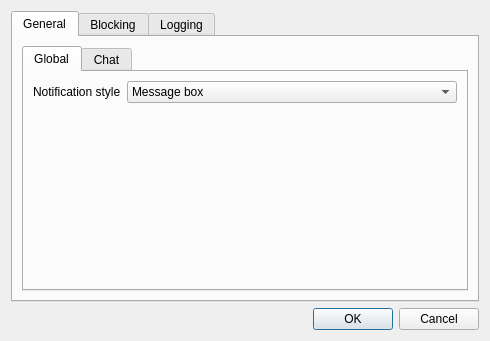
<?xml version="1.0" encoding="UTF-8"?>
<ui version="4.0">
 <class>SettingsDialog</class>
 <widget class="QDialog" name="SettingsDialog">
  <property name="windowModality">
   <enum>Qt::WindowModal</enum>
  </property>
  <property name="geometry">
   <rect>
    <x>0</x>
    <y>0</y>
    <width>490</width>
    <height>341</height>
   </rect>
  </property>
  <property name="windowTitle">
   <string>Global settings</string>
  </property>
  <layout class="QVBoxLayout" name="verticalLayout">
   <item>
    <widget class="QTabWidget" name="tabWidget">
     <property name="currentIndex">
      <number>0</number>
     </property>
     <widget class="QWidget" name="generalTab">
      <attribute name="title">
       <string>General</string>
      </attribute>
      <layout class="QVBoxLayout" name="verticalLayout_2">
       <item>
        <widget class="QTabWidget" name="tabWidget_2">
         <property name="currentIndex">
          <number>0</number>
         </property>
         <widget class="QWidget" name="generalGlobalTab">
          <attribute name="title">
           <string>Global</string>
          </attribute>
          <layout class="QFormLayout" name="formLayout">
           <item row="0" column="0">
            <widget class="QLabel" name="label">
             <property name="text">
              <string>Notification style</string>
             </property>
            </widget>
           </item>
           <item row="0" column="1">
            <widget class="QComboBox" name="notifStyleComboBox">
             <property name="toolTip">
              <string>&lt;html&gt;&lt;head/&gt;&lt;body&gt;&lt;p&gt;&lt;span style=&quot; font-weight:600;&quot;&gt;Message box&lt;/span&gt; uses a message box to notify about new private conversations.&lt;/p&gt;&lt;p&gt;&lt;span style=&quot; font-weight:600;&quot;&gt;Native&lt;/span&gt; (if supported) uses the platform's desktop notifications.&lt;/p&gt;&lt;/body&gt;&lt;/html&gt;</string>
             </property>
             <item>
              <property name="text">
               <string>Message box</string>
              </property>
             </item>
             <item>
              <property name="text">
               <string>Native</string>
              </property>
             </item>
            </widget>
           </item>
          </layout>
         </widget>
         <widget class="QWidget" name="generalChatTab">
          <attribute name="title">
           <string>Chat</string>
          </attribute>
          <layout class="QVBoxLayout" name="verticalLayout_3">
           <property name="sizeConstraint">
            <enum>QLayout::SetDefaultConstraint</enum>
           </property>
           <item>
            <widget class="QLabel" name="label_2">
             <property name="sizePolicy">
              <sizepolicy hsizetype="Preferred" vsizetype="Preferred">
               <horstretch>0</horstretch>
               <verstretch>0</verstretch>
              </sizepolicy>
             </property>
             <property name="text">
              <string>These are the global session defaults.
They are applied to all new chat sessions.</string>
             </property>
             <property name="alignment">
              <set>Qt::AlignCenter</set>
             </property>
            </widget>
           </item>
           <item>
            <widget class="QWidget" name="chatSettingsForm" native="true">
             <property name="sizePolicy">
              <sizepolicy hsizetype="MinimumExpanding" vsizetype="MinimumExpanding">
               <horstretch>0</horstretch>
               <verstretch>0</verstretch>
              </sizepolicy>
             </property>
            </widget>
           </item>
          </layout>
         </widget>
        </widget>
       </item>
      </layout>
     </widget>
     <widget class="QWidget" name="blockingTab">
      <attribute name="title">
       <string>Blocking</string>
      </attribute>
      <layout class="QVBoxLayout" name="verticalLayout_4">
       <item>
        <widget class="QTabWidget" name="tabWidget_3">
         <property name="currentIndex">
          <number>0</number>
         </property>
         <widget class="QWidget" name="blockingUsersTab">
          <attribute name="title">
           <string>Users</string>
          </attribute>
          <layout class="QVBoxLayout" name="verticalLayout_5">
           <item>
            <widget class="QLabel" name="label_3">
             <property name="text">
              <string>Messages (general and private) from usernames matching any of these regular expressions will be ignored.</string>
             </property>
             <property name="alignment">
              <set>Qt::AlignCenter</set>
             </property>
             <property name="wordWrap">
              <bool>true</bool>
             </property>
            </widget>
           </item>
           <item>
            <widget class="QLineEdit" name="blockUserLineEdit">
             <property name="placeholderText">
              <string>Press return to add a new expression</string>
             </property>
             <property name="clearButtonEnabled">
              <bool>true</bool>
             </property>
            </widget>
           </item>
           <item>
            <widget class="QListWidget" name="blockedUsersList"/>
           </item>
          </layout>
         </widget>
         <widget class="QWidget" name="blockingMsgsTab">
          <attribute name="title">
           <string>Messages</string>
          </attribute>
          <layout class="QVBoxLayout" name="verticalLayout_6">
           <item>
            <widget class="QLabel" name="label_4">
             <property name="text">
              <string>Messages whose contents match any of these regular expressions will be ignored.</string>
             </property>
             <property name="alignment">
              <set>Qt::AlignCenter</set>
             </property>
             <property name="wordWrap">
              <bool>true</bool>
             </property>
            </widget>
           </item>
           <item>
            <widget class="QLineEdit" name="blockMsgsLineEdit">
             <property name="placeholderText">
              <string>Press return to add a new expression</string>
             </property>
             <property name="clearButtonEnabled">
              <bool>true</bool>
             </property>
            </widget>
           </item>
           <item>
            <widget class="QListWidget" name="blockedMsgsList">
             <property name="alternatingRowColors">
              <bool>true</bool>
             </property>
             <property name="resizeMode">
              <enum>QListView::Fixed</enum>
             </property>
            </widget>
           </item>
          </layout>
         </widget>
        </widget>
       </item>
      </layout>
     </widget>
     <widget class="QWidget" name="loggingTab">
      <attribute name="title">
       <string>Logging</string>
      </attribute>
      <layout class="QVBoxLayout" name="verticalLayout_7">
       <item>
        <widget class="QCheckBox" name="logGeneralCheckBox">
         <property name="text">
          <string>Log main chat</string>
         </property>
        </widget>
       </item>
       <item>
        <widget class="QCheckBox" name="logJoinsPartsCheckBox">
         <property name="enabled">
          <bool>false</bool>
         </property>
         <property name="text">
          <string>Log joins/parts in main chat</string>
         </property>
        </widget>
       </item>
       <item>
        <widget class="QLineEdit" name="logGeneralFilePath">
         <property name="enabled">
          <bool>false</bool>
         </property>
        </widget>
       </item>
       <item>
        <widget class="QCheckBox" name="logPrivateCheckBox">
         <property name="text">
          <string>Log private conversations</string>
         </property>
        </widget>
       </item>
       <item>
        <widget class="QLineEdit" name="logPrivateFilePath">
         <property name="enabled">
          <bool>false</bool>
         </property>
        </widget>
       </item>
      </layout>
     </widget>
    </widget>
   </item>
   <item>
    <widget class="QDialogButtonBox" name="buttonBox">
     <property name="orientation">
      <enum>Qt::Horizontal</enum>
     </property>
     <property name="standardButtons">
      <set>QDialogButtonBox::Cancel|QDialogButtonBox::Ok</set>
     </property>
    </widget>
   </item>
  </layout>
 </widget>
 <resources/>
 <connections>
  <connection>
   <sender>buttonBox</sender>
   <signal>accepted()</signal>
   <receiver>SettingsDialog</receiver>
   <slot>accept()</slot>
   <hints>
    <hint type="sourcelabel">
     <x>257</x>
     <y>331</y>
    </hint>
    <hint type="destinationlabel">
     <x>157</x>
     <y>274</y>
    </hint>
   </hints>
  </connection>
  <connection>
   <sender>buttonBox</sender>
   <signal>rejected()</signal>
   <receiver>SettingsDialog</receiver>
   <slot>reject()</slot>
   <hints>
    <hint type="sourcelabel">
     <x>325</x>
     <y>331</y>
    </hint>
    <hint type="destinationlabel">
     <x>286</x>
     <y>274</y>
    </hint>
   </hints>
  </connection>
  <connection>
   <sender>logGeneralCheckBox</sender>
   <signal>clicked(bool)</signal>
   <receiver>logGeneralFilePath</receiver>
   <slot>setEnabled(bool)</slot>
   <hints>
    <hint type="sourcelabel">
     <x>165</x>
     <y>73</y>
    </hint>
    <hint type="destinationlabel">
     <x>170</x>
     <y>177</y>
    </hint>
   </hints>
  </connection>
  <connection>
   <sender>logPrivateCheckBox</sender>
   <signal>clicked(bool)</signal>
   <receiver>logPrivateFilePath</receiver>
   <slot>setEnabled(bool)</slot>
   <hints>
    <hint type="sourcelabel">
     <x>114</x>
     <y>222</y>
    </hint>
    <hint type="destinationlabel">
     <x>108</x>
     <y>261</y>
    </hint>
   </hints>
  </connection>
  <connection>
   <sender>logGeneralCheckBox</sender>
   <signal>clicked(bool)</signal>
   <receiver>logJoinsPartsCheckBox</receiver>
   <slot>setEnabled(bool)</slot>
   <hints>
    <hint type="sourcelabel">
     <x>77</x>
     <y>73</y>
    </hint>
    <hint type="destinationlabel">
     <x>69</x>
     <y>123</y>
    </hint>
   </hints>
  </connection>
 </connections>
</ui>
